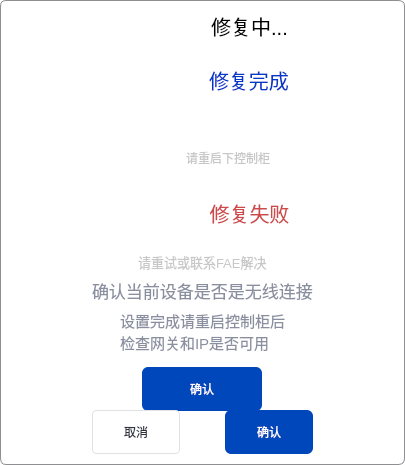
<?xml version="1.0" encoding="UTF-8"?>
<ui version="4.0">
 <class>WidgetSystemToolTip</class>
 <widget class="QWidget" name="WidgetSystemToolTip">
  <property name="geometry">
   <rect>
    <x>0</x>
    <y>0</y>
    <width>405</width>
    <height>419</height>
   </rect>
  </property>
  <property name="maximumSize">
   <size>
    <width>420</width>
    <height>419</height>
   </size>
  </property>
  <property name="windowTitle">
   <string>Form</string>
  </property>
  <property name="styleSheet">
   <string notr="true">QWidget{
  	border: 1px solid #8f8f91;
  	border-radius:6px;
	background-color: rgb(255, 255, 255);
}</string>
  </property>
  <layout class="QGridLayout" name="gridLayout">
   <item row="0" column="0">
    <layout class="QGridLayout" name="gridLayout_2">
     <item row="2" column="2" colspan="2" alignment="Qt::AlignHCenter">
      <widget class="QLabel" name="labelSuccess">
       <property name="minimumSize">
        <size>
         <width>0</width>
         <height>0</height>
        </size>
       </property>
       <property name="font">
        <font>
         <pointsize>15</pointsize>
        </font>
       </property>
       <property name="styleSheet">
        <string notr="true">border:none;
color: rgba(0,57,200,1);
</string>
       </property>
       <property name="text">
        <string>修复完成</string>
       </property>
      </widget>
     </item>
     <item row="13" column="2">
      <spacer name="verticalSpacer_2">
       <property name="orientation">
        <enum>Qt::Vertical</enum>
       </property>
       <property name="sizeType">
        <enum>QSizePolicy::Fixed</enum>
       </property>
       <property name="sizeHint" stdset="0">
        <size>
         <width>20</width>
         <height>0</height>
        </size>
       </property>
      </spacer>
     </item>
     <item row="5" column="0">
      <spacer name="horizontalSpacer">
       <property name="orientation">
        <enum>Qt::Horizontal</enum>
       </property>
       <property name="sizeType">
        <enum>QSizePolicy::Expanding</enum>
       </property>
       <property name="sizeHint" stdset="0">
        <size>
         <width>40</width>
         <height>20</height>
        </size>
       </property>
      </spacer>
     </item>
     <item row="7" column="1" colspan="3">
      <widget class="QLabel" name="labelIsWifiConnect">
       <property name="minimumSize">
        <size>
         <width>0</width>
         <height>0</height>
        </size>
       </property>
       <property name="font">
        <font>
         <pointsize>13</pointsize>
        </font>
       </property>
       <property name="styleSheet">
        <string notr="true">border:none;
color: rgba(138,143,160,1);</string>
       </property>
       <property name="text">
        <string>确认当前设备是否是无线连接</string>
       </property>
      </widget>
     </item>
     <item row="10" column="1" colspan="3" alignment="Qt::AlignHCenter">
      <widget class="QPushButton" name="btnConfirm">
       <property name="minimumSize">
        <size>
         <width>88</width>
         <height>44</height>
        </size>
       </property>
       <property name="maximumSize">
        <size>
         <width>8000</width>
         <height>30</height>
        </size>
       </property>
       <property name="styleSheet">
        <string notr="true">  background-color: #0047BB;
  color: rgb(255, 255, 255);
  border:none; 
  padding-left:48px;
padding-right:48px;</string>
       </property>
       <property name="text">
        <string>确认</string>
       </property>
      </widget>
     </item>
     <item row="6" column="1" colspan="3" alignment="Qt::AlignHCenter">
      <widget class="QLabel" name="labelHelp">
       <property name="minimumSize">
        <size>
         <width>0</width>
         <height>0</height>
        </size>
       </property>
       <property name="font">
        <font>
         <pointsize>10</pointsize>
        </font>
       </property>
       <property name="styleSheet">
        <string notr="true">border:none;
color: #C7C7C7;</string>
       </property>
       <property name="text">
        <string>请重试或联系FAE解决</string>
       </property>
      </widget>
     </item>
     <item row="5" column="4">
      <spacer name="horizontalSpacer_2">
       <property name="orientation">
        <enum>Qt::Horizontal</enum>
       </property>
       <property name="sizeHint" stdset="0">
        <size>
         <width>54</width>
         <height>20</height>
        </size>
       </property>
      </spacer>
     </item>
     <item row="11" column="1" alignment="Qt::AlignHCenter">
      <widget class="QPushButton" name="btnWifiCancel">
       <property name="minimumSize">
        <size>
         <width>88</width>
         <height>44</height>
        </size>
       </property>
       <property name="maximumSize">
        <size>
         <width>8008</width>
         <height>44</height>
        </size>
       </property>
       <property name="styleSheet">
        <string notr="true">border-color:#FAFDFF;
border: 1px solid #DFE3E5;
border-radius: 4px;
color: #2D3440;
padding-left: 10px;
padding-right: 10px;</string>
       </property>
       <property name="text">
        <string>取消</string>
       </property>
      </widget>
     </item>
     <item row="4" column="2" colspan="2" alignment="Qt::AlignLeft">
      <widget class="QLabel" name="labelMessage">
       <property name="styleSheet">
        <string notr="true">border:none;
color: #C7C7C7;
</string>
       </property>
       <property name="text">
        <string>请重启下控制柜</string>
       </property>
      </widget>
     </item>
     <item row="5" column="1" alignment="Qt::AlignRight">
      <widget class="QLabel" name="labelFailedIcon">
       <property name="minimumSize">
        <size>
         <width>66</width>
         <height>66</height>
        </size>
       </property>
       <property name="maximumSize">
        <size>
         <width>66</width>
         <height>66</height>
        </size>
       </property>
       <property name="styleSheet">
        <string notr="true">QLabel{
	image: url(:/image/images2/Icon_doingFailed_big.png);
	border: none;
}</string>
       </property>
       <property name="text">
        <string/>
       </property>
      </widget>
     </item>
     <item row="5" column="2" colspan="2">
      <widget class="QLabel" name="labelFailed">
       <property name="minimumSize">
        <size>
         <width>0</width>
         <height>0</height>
        </size>
       </property>
       <property name="font">
        <font>
         <pointsize>15</pointsize>
        </font>
       </property>
       <property name="styleSheet">
        <string notr="true">border:none;
color: rgba(206,73,73,1);</string>
       </property>
       <property name="text">
        <string>修复失败</string>
       </property>
       <property name="alignment">
        <set>Qt::AlignCenter</set>
       </property>
      </widget>
     </item>
     <item row="4" column="1" alignment="Qt::AlignRight">
      <widget class="QLabel" name="labelWarningIcon">
       <property name="minimumSize">
        <size>
         <width>32</width>
         <height>32</height>
        </size>
       </property>
       <property name="maximumSize">
        <size>
         <width>32</width>
         <height>32</height>
        </size>
       </property>
       <property name="styleSheet">
        <string notr="true">QLabel{
	image: url(:/image/images2/icon_warning.png);
	border: none;
}</string>
       </property>
       <property name="text">
        <string/>
       </property>
      </widget>
     </item>
     <item row="3" column="1" colspan="3" alignment="Qt::AlignHCenter">
      <widget class="QLabel" name="labelMacAddress">
       <property name="font">
        <font>
         <pointsize>11</pointsize>
        </font>
       </property>
       <property name="styleSheet">
        <string notr="true">border:none;
color: rgba(138,143,160,1);</string>
       </property>
       <property name="text">
        <string/>
       </property>
      </widget>
     </item>
     <item row="11" column="3" alignment="Qt::AlignHCenter">
      <widget class="QPushButton" name="btnWifiConfirm">
       <property name="minimumSize">
        <size>
         <width>88</width>
         <height>44</height>
        </size>
       </property>
       <property name="maximumSize">
        <size>
         <width>8008</width>
         <height>44</height>
        </size>
       </property>
       <property name="styleSheet">
        <string notr="true">  background-color: #0047BB;
  color: rgb(255, 255, 255);
  border:none;
  padding-left:24px;
padding-right:24px;</string>
       </property>
       <property name="text">
        <string>确认</string>
       </property>
      </widget>
     </item>
     <item row="8" column="1" colspan="3" alignment="Qt::AlignHCenter">
      <widget class="QLabel" name="labelWifiIPRecoverSuccess">
       <property name="minimumSize">
        <size>
         <width>0</width>
         <height>0</height>
        </size>
       </property>
       <property name="font">
        <font>
         <pointsize>11</pointsize>
        </font>
       </property>
       <property name="styleSheet">
        <string notr="true">border:none;
color: rgba(138,143,160,1);</string>
       </property>
       <property name="text">
        <string>设置完成请重启控制柜后
检查网关和IP是否可用</string>
       </property>
      </widget>
     </item>
     <item row="3" column="0">
      <spacer name="verticalSpacer_4">
       <property name="orientation">
        <enum>Qt::Vertical</enum>
       </property>
       <property name="sizeType">
        <enum>QSizePolicy::Fixed</enum>
       </property>
       <property name="sizeHint" stdset="0">
        <size>
         <width>20</width>
         <height>0</height>
        </size>
       </property>
      </spacer>
     </item>
     <item row="1" column="2" colspan="2">
      <widget class="QLabel" name="labelRepairing">
       <property name="minimumSize">
        <size>
         <width>0</width>
         <height>0</height>
        </size>
       </property>
       <property name="font">
        <font>
         <pointsize>15</pointsize>
        </font>
       </property>
       <property name="styleSheet">
        <string notr="true">border:none;
</string>
       </property>
       <property name="text">
        <string>修复中...</string>
       </property>
       <property name="alignment">
        <set>Qt::AlignCenter</set>
       </property>
      </widget>
     </item>
     <item row="9" column="2">
      <spacer name="verticalSpacer_3">
       <property name="orientation">
        <enum>Qt::Vertical</enum>
       </property>
       <property name="sizeType">
        <enum>QSizePolicy::Expanding</enum>
       </property>
       <property name="sizeHint" stdset="0">
        <size>
         <width>20</width>
         <height>10</height>
        </size>
       </property>
      </spacer>
     </item>
     <item row="2" column="1" alignment="Qt::AlignRight">
      <widget class="QLabel" name="labelSuccessIcon">
       <property name="minimumSize">
        <size>
         <width>66</width>
         <height>66</height>
        </size>
       </property>
       <property name="maximumSize">
        <size>
         <width>66</width>
         <height>66</height>
        </size>
       </property>
       <property name="styleSheet">
        <string notr="true">QLabel{
	image: url(:/image/images2/Icon_doingSuccessed_big.png);
	border: none;
}</string>
       </property>
       <property name="text">
        <string/>
       </property>
      </widget>
     </item>
     <item row="0" column="2">
      <spacer name="verticalSpacer_5">
       <property name="orientation">
        <enum>Qt::Vertical</enum>
       </property>
       <property name="sizeHint" stdset="0">
        <size>
         <width>20</width>
         <height>20</height>
        </size>
       </property>
      </spacer>
     </item>
     <item row="14" column="2">
      <spacer name="verticalSpacer">
       <property name="orientation">
        <enum>Qt::Vertical</enum>
       </property>
       <property name="sizeHint" stdset="0">
        <size>
         <width>20</width>
         <height>20</height>
        </size>
       </property>
      </spacer>
     </item>
    </layout>
   </item>
  </layout>
 </widget>
 <resources/>
 <connections/>
</ui>
